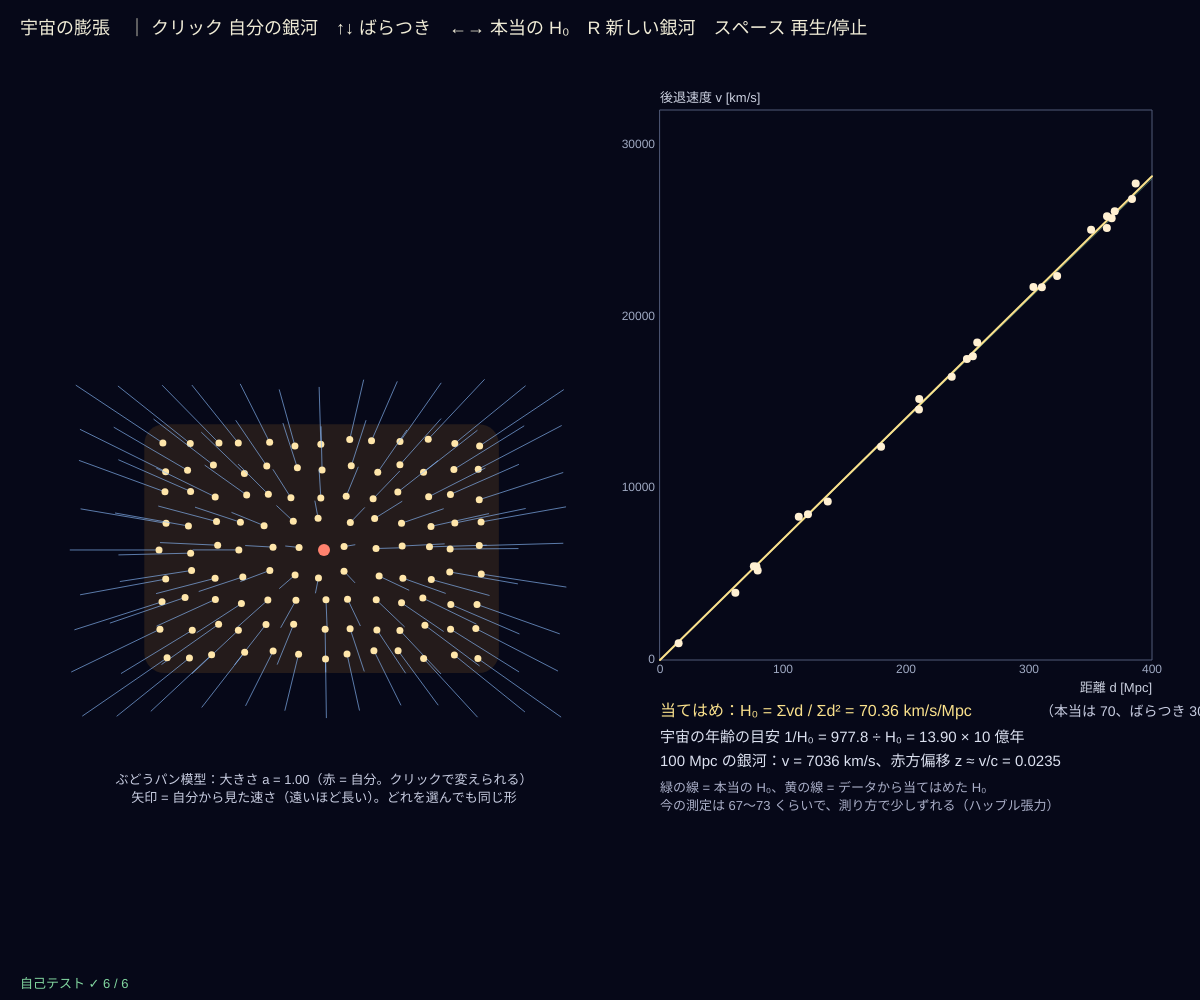
Frame 1 (no input)
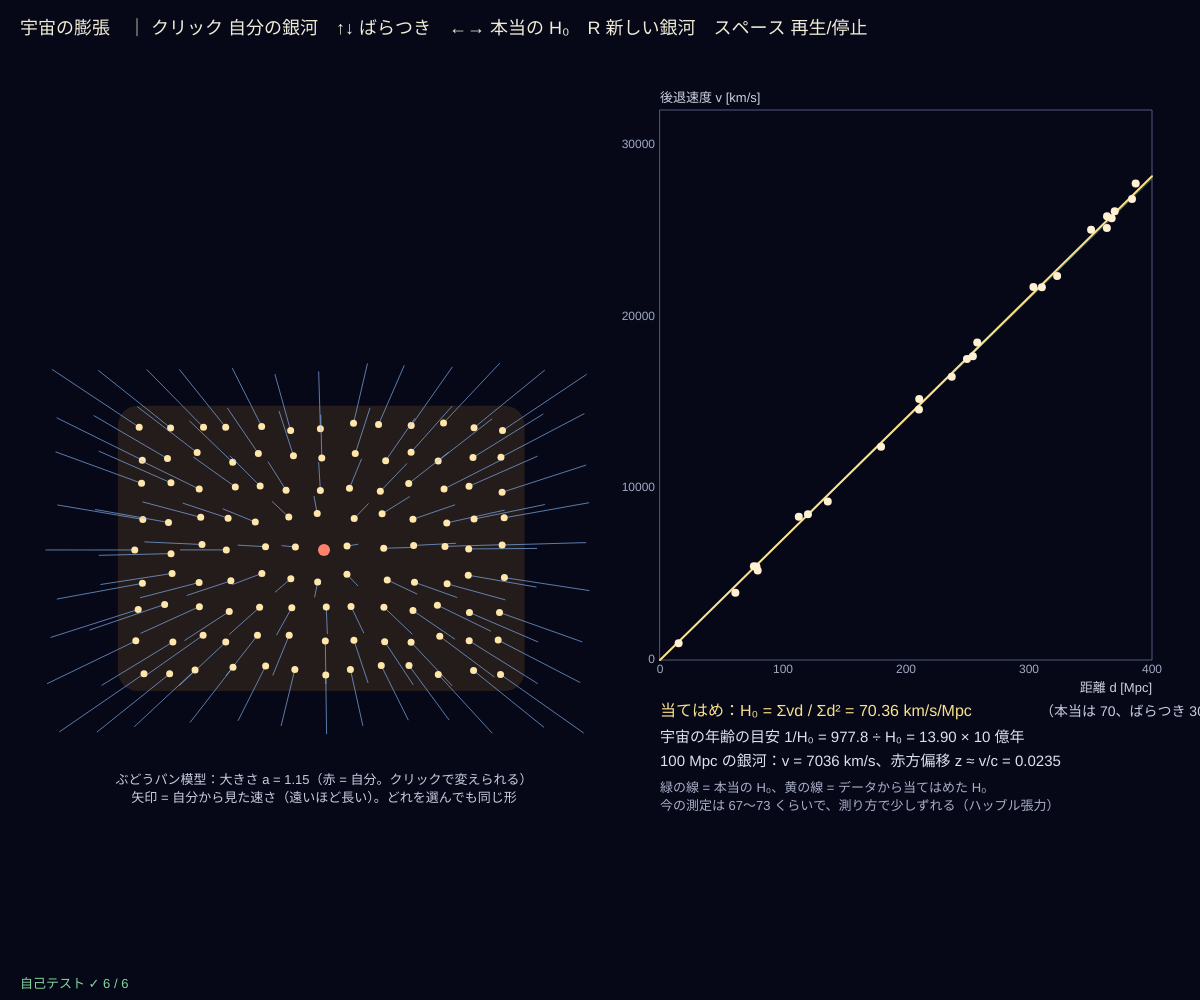
Frame 60 (no input)
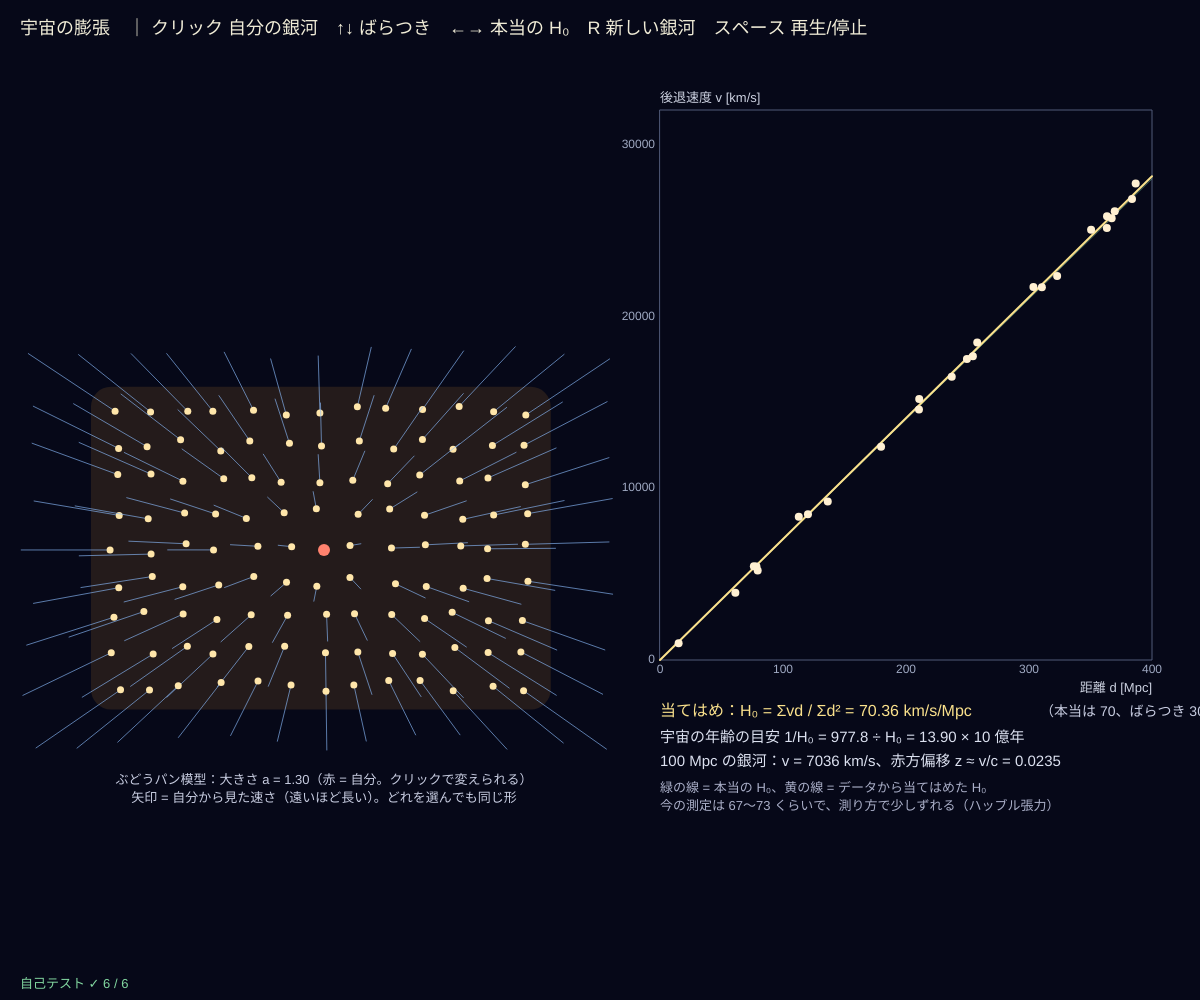
Frame 120 (the mouse pressed at the canvas centre since frame 60)

The p5.js sketch that drew these frames (run headless with seeded random() and noise() and a simulated clock; from frame 60 on, the mouse is pressed at the canvas centre):

// p5.js sketch
// ── sketch.js
// ============================================
// 13 宇宙の膨張 ─ どの銀河から見ても、遠い銀河ほど速く遠ざかる
// ぶどうパン模型：パン（空間）がふくらむと、すべての間の距離が同じ割合 a(t) で伸びる → 速さ v = (ȧ/a) × 距離
// ハッブルの法則 v = H₀ d。銀河の距離と後退速度のグラフに、原点を通る直線を最小二乗で当てはめる：H₀ = Σvd / Σd²
// 宇宙の年齢の目安 = 1/H₀（ずっと同じ速さで広がったとしたら、何年前に全部が 1 点にいたか）
// クリック = 自分の銀河を選ぶ / ↑↓ = 銀河の固有の動き（ばらつき）/ ←→ = 本当の H₀ / R = 新しい銀河 / スペース = 再生/停止
// ============================================

const C_KMS = 299792.458;              // 光の速さ [km/s]
const GYR_PER_INV_H = 977.79;          // 1/H₀ [10 億年] = 977.79 ÷ H₀ [km/s/Mpc]
let H0true = 70, sigmaV = 300, lattice = [], sample = [], me = 0, tt = 0, playing = true, fit = null;   // ★ 本当の H₀ と、ばらつき [km/s]

function setup() {
  createCanvas(windowWidth, windowHeight);
  selfTest();
  seedRng(11);
  for (let j = 0; j < 9; j++) for (let i = 0; i < 13; i++) lattice.push([i - 6 + 0.35 * (rnd() - 0.5), j - 4 + 0.35 * (rnd() - 0.5)]);
  me = lattice.length >> 1;
  newSample(Date.now());
}
function scaleA(t) { return 1 + 0.6 * t; }               // ぶどうパンの大きさ（1 → 1.6 をくり返す）
function newSample(seed) {
  seedRng(seed); sample = [];
  for (let i = 0; i < 25; i++) { let d = 5 + 395 * rnd(); sample.push([d, H0true * d + sigmaV * rndNormal()]); }
  fit = fitThroughOrigin(sample);
}
function fitThroughOrigin(pts) { let sxy = 0, sxx = 0; for (let [x, y] of pts) { sxy += x * y; sxx += x * x; } return sxx > 0 ? sxy / sxx : 0; }

function draw() {
  background(6, 8, 24);
  if (playing) { tt += 1 / 240; if (tt > 1) tt = 0; }
  // ---- ぶどうパン（自分の銀河が中心）
  let a = scaleA(tt), adot = 0.6, cx = width * 0.27, cy = height * 0.55, sc = Math.min(width * 0.022, height * 0.035);
  let o = lattice[me];
  noStroke(); fill(70, 50, 30, 120); rect(cx - (o[0] + 6.7) * a * sc, cy - (o[1] + 4.7) * a * sc, 13.4 * a * sc, 9.4 * a * sc, 20);   // パン
  for (let k = 0; k < lattice.length; k++) {
    let p = lattice[k], dx = (p[0] - o[0]) * a * sc, dy = (p[1] - o[1]) * a * sc;
    if (k !== me) { stroke(140, 190, 255, 160); let vx = (p[0] - o[0]) * adot * sc * 0.9, vy = (p[1] - o[1]) * adot * sc * 0.9; line(cx + dx, cy + dy, cx + dx + vx, cy + dy + vy); }
    noStroke(); fill(k === me ? color(255, 130, 110) : color(255, 230, 170)); circle(cx + dx, cy + dy, k === me ? 12 : 7);
  }
  noStroke(); fill(200, 205, 225); textSize(13); textAlign(CENTER);
  text('ぶどうパン模型：大きさ a = ' + a.toFixed(2) + '（赤 = 自分。クリックで変えられる）', cx, cy + 4.6 * 1.6 * sc + 40);
  text('矢印 = 自分から見た速さ（遠いほど長い）。どれを選んでも同じ形', cx, cy + 4.6 * 1.6 * sc + 58); textAlign(LEFT, BASELINE);
  // ---- ハッブル図
  let g = { x: width * 0.55, y: 110, w: width * 0.41, h: height * 0.55, x0: 0, x1: 400, y0: 0, y1: 32000 };
  plotAxes(g, '距離 d [Mpc]', '後退速度 v [km/s]', [0, 100, 200, 300, 400], [0, 10000, 20000, 30000]);
  stroke(140, 230, 180, 120); line(gX(g, 0), gY(g, 0), gX(g, 400), gY(g, H0true * 400));
  stroke(250, 225, 140); strokeWeight(2); line(gX(g, 0), gY(g, 0), gX(g, 400), gY(g, fit * 400)); strokeWeight(1);
  noStroke(); fill(255, 240, 210); for (let [d, v] of sample) circle(gX(g, d), gY(g, v), 8);
  let y0 = g.y + g.h + 56;
  fill(250, 225, 140); textSize(16);
  text('当てはめ：H₀ = Σvd / Σd² = ' + fit.toFixed(2) + ' km/s/Mpc', g.x, y0); fill(200, 205, 225); textSize(14); text('（本当は ' + H0true + '、ばらつき ' + sigmaV + ' km/s）', g.x + 380, y0);
  fill(220, 225, 240); textSize(15);
  text('宇宙の年齢の目安 1/H₀ = 977.8 ÷ H₀ = ' + (GYR_PER_INV_H / fit).toFixed(2) + ' × 10 億年', g.x, y0 + 26);
  text('100 Mpc の銀河：v = ' + (fit * 100).toFixed(0) + ' km/s、赤方偏移 z ≈ v/c = ' + ((fit * 100) / C_KMS).toFixed(4), g.x, y0 + 50);
  fill(170, 175, 200); textSize(13);
  text('緑の線 = 本当の H₀、黄の線 = データから当てはめた H₀', g.x, y0 + 76); text('今の測定は 67〜73 くらいで、測り方で少しずれる（ハッブル張力）', g.x, y0 + 94);
  noStroke(); fill(240, 236, 215); textSize(18);
  text('宇宙の膨張　｜ クリック 自分の銀河　↑↓ ばらつき　←→ 本当の H₀　R 新しい銀河　スペース 再生/停止', 20, 34);
  drawSelfTest(20, height - 12);
}

function mousePressed() {
  let a = scaleA(tt), cx = width * 0.27, cy = height * 0.55, sc = Math.min(width * 0.022, height * 0.035), o = lattice[me], best = -1, bd = 20;
  lattice.forEach((p, k) => { let d = Math.hypot(cx + (p[0] - o[0]) * a * sc - mouseX, cy + (p[1] - o[1]) * a * sc - mouseY); if (d < bd) { bd = d; best = k; } });
  if (best >= 0) me = best;
}
function keyPressed() {
  if (key === UP_ARROW) sigmaV = Math.min(3000, sigmaV + 100);
  if (key === DOWN_ARROW) sigmaV = Math.max(0, sigmaV - 100);
  if (key === RIGHT_ARROW) H0true = Math.min(150, H0true + 5);
  if (key === LEFT_ARROW) H0true = Math.max(20, H0true - 5);
  if (key === ' ') playing = !playing;
  if (key === 'r' || key === 'R' || key === UP_ARROW || key === DOWN_ARROW || key === LEFT_ARROW || key === RIGHT_ARROW) newSample(Date.now());
  return false;
}

// ---- 自己テスト
function selfTest() {
  selfTestResults = [];
  let pts = [10, 50, 120, 300].map((d) => [d, 70 * d]);
  check('ばらつきのないデータからは H₀ = 70 がぴったり求まる', near(fitThroughOrigin(pts), 70, 1e-9));
  check('H₀ = 70 km/s/Mpc → 1/H₀ = 139.7 億年', near(GYR_PER_INV_H / 70, 13.97, 0.01));
  check('1/H₀ の換算：1 Mpc ÷ 1 km/s = 977.8 × 10 億年', near((3.0857e19 / 1) / (3.15576e16), 977.8, 0.1));
  let L = [[0, 0], [3, 1], [-2, 4], [5, -3]], t = 0.4, dt = 1e-6, ok = true;
  for (let A of [0, 1]) for (let k = 0; k < L.length; k++) {
    if (k === A) continue;
    let d0 = Math.hypot(L[k][0] - L[A][0], L[k][1] - L[A][1]), v = (d0 * (scaleA(t + dt) - scaleA(t))) / dt;
    if (!near(v / (d0 * scaleA(t)), 0.6 / scaleA(t), 1e-6)) ok = false;
  }
  check('ぶどうパン：どの銀河から見ても v / 距離 = ȧ/a（同じ値）', ok);
  seedRng(5); let s = []; for (let i = 0; i < 25; i++) { let d = 5 + 395 * rnd(); s.push([d, 70 * d + 300 * rndNormal()]); }
  check('ばらつき 300 km/s、25 個の銀河でも H₀ は 5% 以内', near(fitThroughOrigin(s) / 70, 1, 0.05));
  check('100 Mpc で v = 7000 km/s → z ≈ 0.0233', near((70 * 100) / C_KMS, 0.02335, 0.0001));
  reportSelfTest();
}

// ---------- やってみよう ----------
// 1. ぶどうパンで、いろいろな銀河をクリックして自分にしよう。矢印の形は変わる？
// 2. ↑↓ でばらつきを 2000 km/s に。R を何回か押すと、H₀ の推定はどれくらいぶれる？
// 3. 近い銀河（10 Mpc 以内）だけで当てはめると？ 固有の動きのせいで誤差が大きい
// 4. ハッブルが 1929 年に出した H₀ は約 500 だった。そのときの宇宙の年齢の目安は？
// 5. 1/H₀ は「ずっと同じ速さ」の目安。本当の年齢（約 138 億年）とのちがいを調べよう


// ==================================================
// ここから下は「天文の道具」（中身は読まなくても OK。消さないでね）
// ==================================================
function clampv(v, a, b) { return v < a ? a : v > b ? b : v; }
const DEG = Math.PI / 180;             // 度 → ラジアン
function wrap360(a) { return ((a % 360) + 360) % 360; }
function wrap180(a) { return wrap360(a + 180) - 180; }
// ---- 種つきの乱数（同じ種なら毎回同じ列）
let rngState = 1;
function seedRng(s) { rngState = (s >>> 0) || 1; }
function rnd() {                       // 0〜1 の一様乱数（mulberry32）
  rngState = (rngState + 0x6d2b79f5) >>> 0;
  let t = rngState;
  t = Math.imul(t ^ (t >>> 15), t | 1);
  t ^= t + Math.imul(t ^ (t >>> 7), t | 61);
  return ((t ^ (t >>> 14)) >>> 0) / 4294967296;
}
function rndNormal() { let u = 1 - rnd(), v = rnd(); return Math.sqrt(-2 * Math.log(u)) * Math.cos(2 * Math.PI * v); }   // 標準正規分布
// ---- グラフの道具：g = { x, y, w, h, x0, x1, y0, y1, logx, logy }
function gX(g, v) { let t = g.logx ? (Math.log(v) - Math.log(g.x0)) / (Math.log(g.x1) - Math.log(g.x0)) : (v - g.x0) / (g.x1 - g.x0); return g.x + clampv(isFinite(t) ? t : 0, -0.02, 1.02) * g.w; }
function gY(g, v) { let t = g.logy ? (Math.log(v) - Math.log(g.y0)) / (Math.log(g.y1) - Math.log(g.y0)) : (v - g.y0) / (g.y1 - g.y0); return g.y + g.h - clampv(isFinite(t) ? t : 0, -0.02, 1.02) * g.h; }
function plotAxes(g, xl, yl, xt, yt) {
  stroke(80, 90, 120); strokeWeight(1); noFill(); rect(g.x, g.y, g.w, g.h);
  noStroke(); fill(160, 170, 195); textSize(12); textAlign(CENTER, TOP);
  for (let v of xt) text(+v.toPrecision(3), gX(g, v), g.y + g.h + 4);
  textAlign(RIGHT, CENTER);
  for (let v of yt) text(+v.toPrecision(3), g.x - 5, gY(g, v));
  textAlign(LEFT, BASELINE); fill(205, 210, 225); textSize(13);
  text(xl, g.x + g.w - textWidth(xl), g.y + g.h + 32); text(yl, g.x, g.y - 8);
}
function polyline(pts, closed) {       // 点が 2 つ以上あるときだけ折れ線を描く（空の beginShape はエラーになるため）
  if (!pts || pts.length < 2) return;
  noFill(); beginShape(); for (let p of pts) vertex(p[0], p[1]); endShape(closed ? CLOSE : undefined);
}
// ---- 自己テストの道具
let selfTestResults = [];
function check(name, cond) { selfTestResults.push({ name, ok: !!cond }); }
function near(a, b, tol) { return a !== null && a !== undefined && isFinite(a) && Math.abs(a - b) <= (tol === undefined ? 1e-9 : tol); }
function reportSelfTest() { for (let r of selfTestResults) (r.ok ? console.log : console.error)((r.ok ? '✓ ' : '✗ ') + r.name); }
function selfTestLine() { let n = selfTestResults.filter((r) => r.ok).length; return '自己テスト ' + (n === selfTestResults.length ? '✓ ' : '✗ ') + n + ' / ' + selfTestResults.length; }
function drawSelfTest(x, y) { noStroke(); textSize(13); textAlign(LEFT, BASELINE); fill(selfTestResults.every((r) => r.ok) ? color(130, 215, 160) : color(255, 95, 95)); text(selfTestLine(), x, y); }
